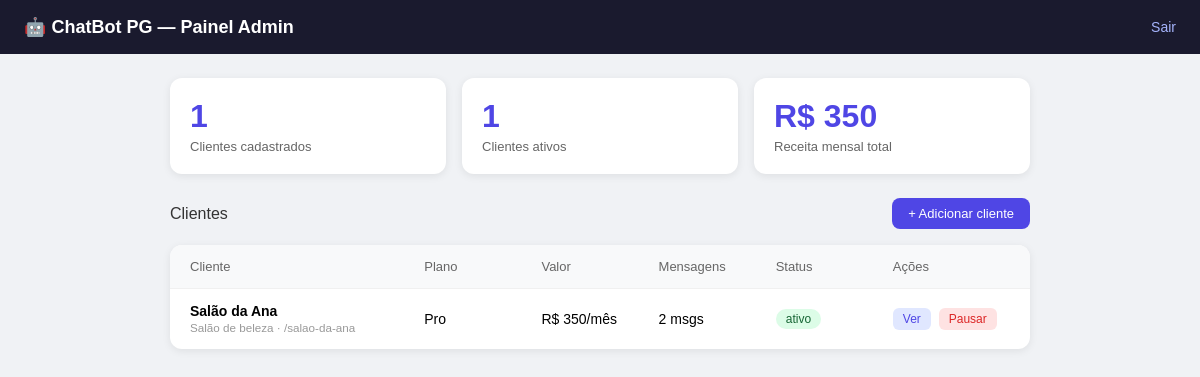
/admin (signed in), run on the app's committed database.
### tables this page shows
CREATE TABLE clientes (
            id INTEGER PRIMARY KEY AUTOINCREMENT,
            nome TEXT NOT NULL,
            slug TEXT NOT NULL UNIQUE,
            tipo TEXT NOT NULL,
            telefone TEXT,
            plano TEXT DEFAULT 'Pro',
            valor REAL DEFAULT 350.0,
            vencimento INTEGER DEFAULT 10,
            status TEXT DEFAULT 'ativo',
            data_inicio TEXT NOT NULL
        );

### app.py (the view)
@app.route("/admin")
def admin():
    if not session.get("logado"):
        return redirect("/admin/login")
    clientes = listar_clientes()
    clientes_com_total = []
    for c in clientes:
        total = total_mensagens(c[2])
        clientes_com_total.append((*c, total))
    return render_template("admin.html", clientes=clientes_com_total)

### database.py (called while the page is built)
def listar_clientes():
    conn = sqlite3.connect(DB)
    cursor = conn.cursor()
    cursor.execute("SELECT * FROM clientes ORDER BY status, nome")
    clientes = cursor.fetchall()
    conn.close()
    return clientes

def total_mensagens(slug):
    conn = sqlite3.connect(DB)
    cursor = conn.cursor()
    cursor.execute("SELECT COUNT(*) FROM mensagens WHERE slug = ?", (slug,))
    total = cursor.fetchone()[0]
    conn.close()
    return total

### templates/admin.html (shortened to what this page needs)
<!DOCTYPE html>
<html lang="pt-br">
<head>
</head>
<body>
    <div class="navbar">
        <h1>🤖 ChatBot PG — Painel Admin</h1>
        <a href="/admin/logout">Sair</a>
    </div>
    <div class="container">
        <div class="stats">
            <div class="stat">
                <div class="stat-num">{{ clientes|length }}</div>
                <div class="stat-label">Clientes cadastrados</div>
            </div>
            <div class="stat">
                <div class="stat-num">{{ clientes|selectattr(8|string, 'equalto', 'ativo')|list|length }}</div>
                <div class="stat-label">Clientes ativos</div>
            </div>
            <div class="stat">
                <div class="stat-num">R$ {{ (clientes|sum(attribute=6))|int }}</div>
                <div class="stat-label">Receita mensal total</div>
            </div>
        </div>
        <div class="section-title">
            <span>Clientes</span>
            <button class="btn-add" onclick="document.getElementById('modal').classList.add('show')">+ Adicionar cliente</button>
        </div>
        <div class="table">
            <div class="table-row header">
                <span>Cliente</span>
                <span>Plano</span>
                <span>Valor</span>
                <span>Mensagens</span>
                <span>Status</span>
                <span>Ações</span>
            </div>
            {% for c in clientes %}
            <div class="table-row">
                <div>
                    <strong>{{ c[1] }}</strong><br>
                    <small style="color:#999">{{ c[3] }} · /{{ c[2] }}</small>
                </div>
                <span>{{ c[5] }}</span>
                <span>R$ {{ c[6]|int }}/mês</span>
                <span>{{ c[10] }} msgs</span>
                <span><span class="badge {{ c[8] }}">{{ c[8] }}</span></span>
                <span>
                    <a href="/admin/relatorio/{{ c[2] }}"><button class="btn-sm btn-ver">Ver</button></a>
                    {% if c[8] == 'ativo' %}
                    <a href="/admin/status/{{ c[2] }}/inativo"><button class="btn-sm btn-pause">Pausar</button></a>
                    {% else %}
                    <a href="/admin/status/{{ c[2] }}/ativo"><button class="btn-sm btn-ativar">Ativar</button></a>
                    {% endif %}
                </span>
            </div>
            {% else %}
            <div style="padding:24px;text-align:center;color:#999;font-size:14px">
                Nenhum cliente cadastrado ainda. Adicione o primeiro!
            </div>
            {% endfor %}
        </div>
    </div>
</body>
</html>

### templates/admin.html (style rules this page uses)
* { box-sizing: border-box; margin: 0; padding: 0; }
body { font-family: Arial, sans-serif; background: #f0f2f5; }
.navbar { background: #1a1a2e; color: white; padding: 16px 24px; display: flex; justify-content: space-between; align-items: center; }
.navbar h1 { font-size: 18px; }
.navbar a { color: #a5b4fc; font-size: 14px; text-decoration: none; }
.container { max-width: 900px; margin: 0 auto; padding: 24px 20px; }
.stats { display: grid; grid-template-columns: repeat(auto-fit, minmax(180px, 1fr)); gap: 16px; margin-bottom: 24px; }
.stat { background: white; border-radius: 12px; padding: 20px; box-shadow: 0 2px 8px rgba(0,0,0,0.08); }
.stat-num { font-size: 32px; font-weight: bold; color: #4f46e5; }
.stat-label { font-size: 13px; color: #666; margin-top: 4px; }
.section-title { font-size: 16px; font-weight: 500; color: #333; margin-bottom: 16px; display: flex; justify-content: space-between; align-items: center; }
.btn-add { background: #4f46e5; color: white; border: none; padding: 8px 16px; border-radius: 8px; font-size: 13px; cursor: pointer; }
.table { background: white; border-radius: 12px; overflow: hidden; box-shadow: 0 2px 8px rgba(0,0,0,0.08); margin-bottom: 24px; }
.table-row { display: grid; grid-template-columns: 2fr 1fr 1fr 1fr 1fr 1fr; padding: 14px 20px; border-bottom: 1px solid #f0f0f0; font-size: 14px; align-items: center; }
.table-row.header { background: #f8f9fa; font-weight: 500; font-size: 13px; color: #666; }
.table-row:last-child { border-bottom: none; }
.badge { display: inline-block; padding: 3px 10px; border-radius: 20px; font-size: 12px; }
.badge.ativo { background: #dcfce7; color: #166534; }
.btn-sm { padding: 4px 10px; border-radius: 6px; font-size: 12px; cursor: pointer; border: none; margin-right: 4px; }
.btn-ver { background: #e0e7ff; color: #4f46e5; }
.btn-pause { background: #fee2e2; color: #dc2626; }

### data on the page
clientes: nome "Salão da Ana", tipo "Salão de beleza", slug "salao-da-ana", plano "Pro", valor "350", c "2", status "ativo"

### other printed values
{{ clientes|length }} "1"
{{ clientes|selectattr(8|string, 'equalto', 'ativo')|list|length }} "1"
{{ (clientes|sum(attribute=6))|int }} "350"
